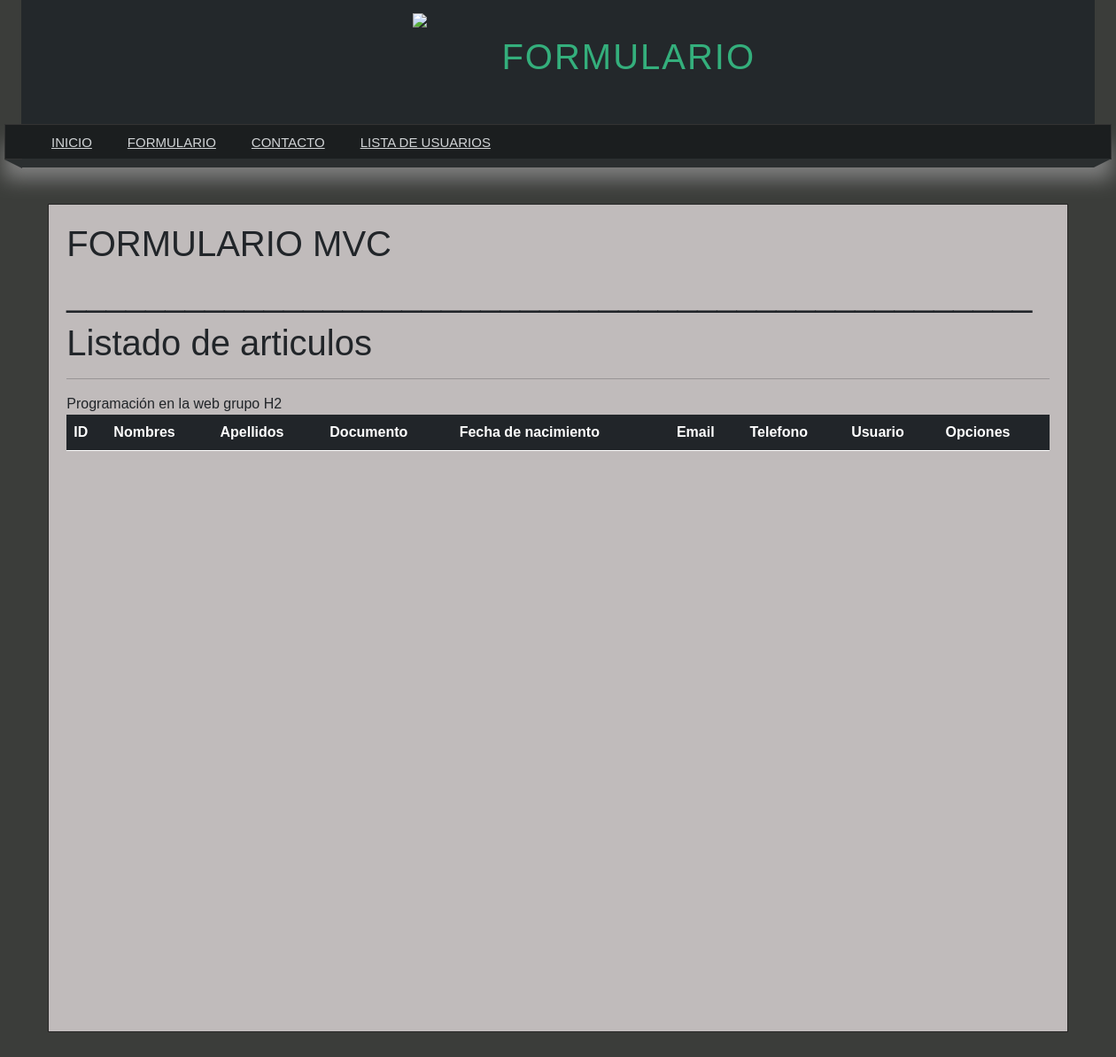
/usuarios/, run on an earlier commit of the app's database.
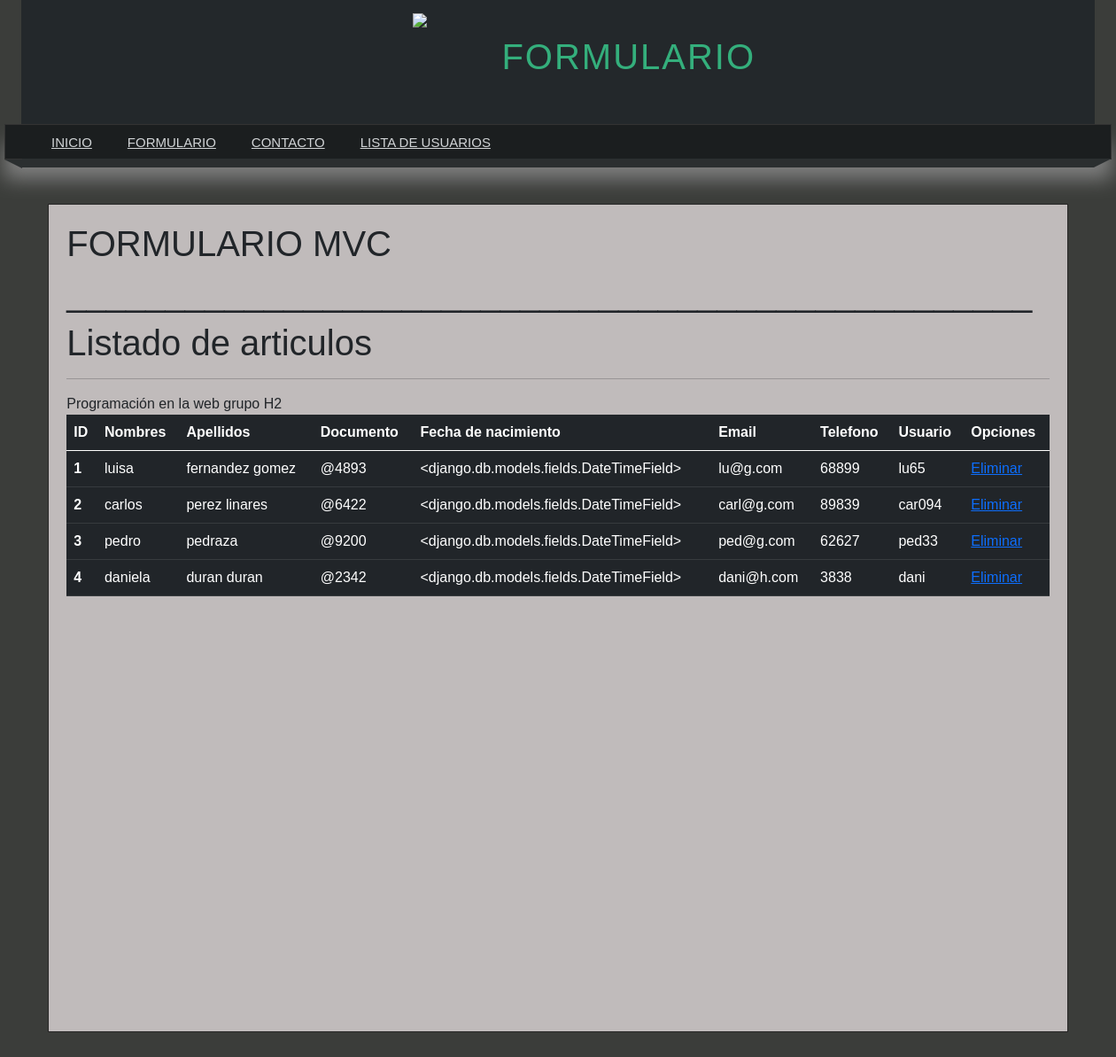
And on a later commit of the database.
### form1/models.py (models this page shows)
class Usuario(models.Model):
    nombres = models.CharField(max_length=30)
    apellidos = models.CharField(max_length=50)
    documento = models.CharField(max_length=20)
    fechanacimiento = models.DateTimeField
    email = models.EmailField(max_length=50)
    telefono = models.CharField(max_length=15)
    usuario = models.CharField(max_length=15)

### form1/views.py (the view)
# urls.py: path('usuarios/', views.usuarios, name="usuarios"),
def usuarios(request):
    usuarios = Usuario.objects.order_by('id')
    return render(request, 'usuarios.html', {
        'usuarios': usuarios
    })

### form1/templates/usuarios.html (shortened to what this page needs)
{% extends 'layout.html' %}
{% block content %}
<h1 class="title">Listado de articulos</h1>
    <table class="table table-dark">
  <thead>
    <tr>
      <th scope="col">ID</th>
      <th scope="col">Nombres</th>
      <th scope="col">Apellidos</th>
      <th scope="col">Documento</th>
      <th scope="col">Fecha de nacimiento</th>
      <th scope="col">Email</th>
      <th scope="col">Telefono</th>
      <th scope="col">Usuario</th>
      <th scope="col">Opciones</th>
    </tr>
  </thead>
  <tbody>
        {% for usuario in usuarios %}
            <tr>
                <th scope="row">{{usuario.id}}</th>
                <td>{{usuario.nombres}}</td>
                <td>{{usuario.apellidos}}</td>
                <td>@{{usuario.documento}}</td>
                <td>{{usuario.fechanacimiento}}</td>
                <td>{{usuario.email}}</td>
                <td>{{usuario.telefono}}</td>
                <td>{{usuario.usuario}}</td>
                <td><a href="{% url 'borrar' id=usuario.id %}">Eliminar</a></td>
            </tr>
        {% endfor %}
{% endblock %}

### form1/templates/layout.html (shortened to what this page needs)
<!DOCTYPE html>
<html lang = "es">
<head>
    {% load static %}
    <link href="https://cdn.jsdelivr.net/npm/bootstrap@5.0.0-beta2/dist/css/bootstrap.min.css" rel="stylesheet">
    <link rel="stylesheet" type="text/css" href="{% static 'css/styles.css' %}"/>
</head>
<body>
    <header>
        <div id="logotipo">
            <img src="{% static 'images/logo.png' %}" />
            <center><h1>FORMULARIO</h1></center>
        </div>
    </header>
    <nav>
        <ul>
            <li>
                <a href="/inicio">INICIO</a>
            </li>
            <li>
                <a href="/formulario">FORMULARIO</a>
            </li>
            <li>
                <a href="/contacto">CONTACTO</a>
            </li>
            <li>
                <a href="/usuarios">LISTA DE USUARIOS</a>
            </li>
        </ul>
    </nav>
    <div class="barra">
        <span class="esquina-izquierda"></span>
        <span class="relleno-barra"></span>
        <span class="esquina-derecha"></span>
    </div>
    <div id="content">
        <div class="box">
            <h1 class="title">FORMULARIO MVC</h1>
            <h1>_________________________________________________</h1>
            {% block content %}{% endblock %}
        </div>
    </div>
    <hr/>
    <footer>
        Programación en la web grupo H2
    </footer>
</body>
</html>

### form1/static/css/styles.css (style rules this page uses)
* { margin: 0px; padding: 0px; font-family: Arial, Helvetica, sans-serif; text-decoration: none; }
body { background-color:#3b3d3a; }
header { width:1212px; height: 140px; background-color: #23282B; margin: 0px auto; }
#logotipo { width: 60%; height: 140px; margin: 0 auto; }
#logotipo img { display:block; width: 80px; float: left; margin-top: 15px; margin-left: 200px; }
#logotipo h1 { display: block; float: left; margin-top: 40px; letter-spacing: 2px; font-weight: lighter; color: #34af7c; margin-left: 20px; }
nav { width: 1250px; height: 40px; margin: 0 auto; background-color: #1B1E1F; border: 1px solid #333333; box-shadow: 0px 22px 22px gray; font-size: 15px; }
nav ul { list-style:none; text-decoration:none; }
nav ul li { line-height: 40px; float:left; }
nav ul li a { display: block; padding-left: 20px; padding-right: 20px; color: #d1d4d6; }
.barra { width: 1250px; margin: 0 auto; }
.esquina-izquierda { display: block; border-left: 20px solid transparent; border-top: 10px solid #2B2F30; float: left; margin-right: 32000000px; margin-top: -1px; }
.esquina-derecha { display: block; border-right: 20px solid transparent; border-top: 10px solid #2B2F30; float: right; margin-top: -11px; }
.relleno-barra { display: block; width: 1210px; background: #2B2F30; height: 10px; float: left; margin-left: 20px; margin-top: -11px; }
#content { width: 1212px; min-height: 930px; margin: 0 auto; margin-bottom: 30px; margin-top: 50px; }
.box { background: rgb(192, 187, 187); width: 95%; min-height: 935px; padding: 20px; border: 1px solid rgb(39, 38, 38); margin: 0 auto; }

What changed in the data, as far as the page shows it:
added Usuario: id "1", nombres "luisa", apellidos "fernandez gomez", documento "4893", fechanacimiento "<django.db.models.fields.DateTimeField>", email "lu@g.com", telefono "68899", usuario "lu65"
added Usuario: id "2", nombres "carlos", apellidos "perez linares", documento "6422", fechanacimiento "<django.db.models.fields.DateTimeField>", email "carl@g.com", telefono "89839", usuario "car094"
added Usuario: id "3", nombres "pedro", apellidos "pedraza", documento "9200", fechanacimiento "<django.db.models.fields.DateTimeField>", email "ped@g.com", telefono "62627", usuario "ped33"
added Usuario: id "4", nombres "daniela", apellidos "duran duran", documento "2342", fechanacimiento "<django.db.models.fields.DateTimeField>", email "dani@h.com", telefono "3838", usuario "dani"
